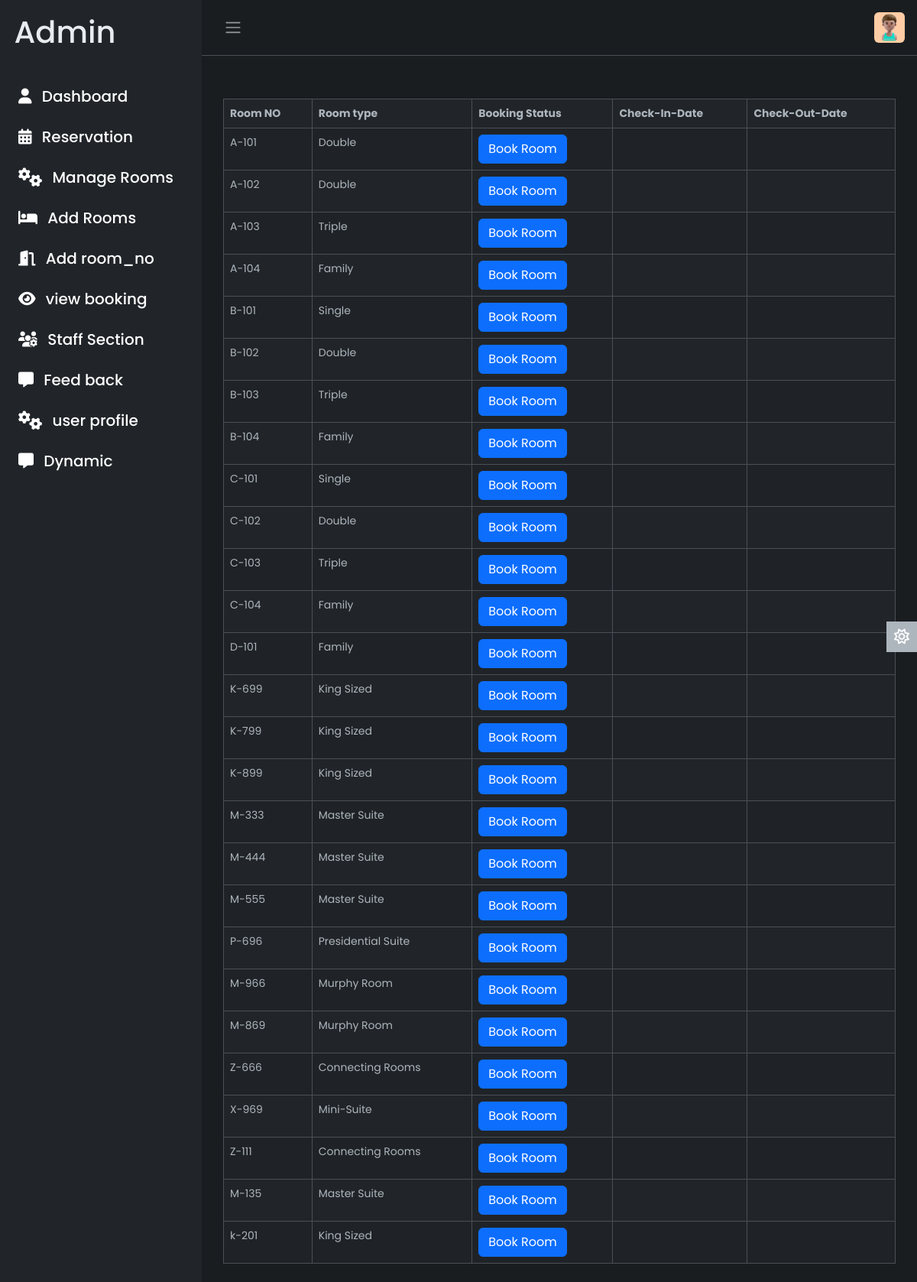
The app's page /admin/manage.php (signed in) with its own data.
### tables this page shows
CREATE TABLE `room` (
  `room_id` int(10) NOT NULL,
  `room_type_id` int(10) NOT NULL,
  `room_no` varchar(10) NOT NULL,
  `status` tinyint(1) DEFAULT NULL,
  `check_in_status` tinyint(1) NOT NULL,
  `check_out_status` tinyint(1) NOT NULL,
  `deleteStatus` tinyint(1) DEFAULT 0
);

CREATE TABLE `room_type` (
  `room_type_id` int(10) NOT NULL,
  `room_type` varchar(100) NOT NULL,
  `price` int(10) NOT NULL,
  `max_person` int(10) NOT NULL,
  `offers` int(50) NOT NULL,
  `description` varchar(120) NOT NULL,
  `image` varchar(50) NOT NULL
);

### admin/manage.php (the view, shortened to what this page needs)
    <!DOCTYPE html>
    <html lang="en" data-bs-theme="dark">
    <head>
        <link rel="stylesheet" href="https://cdn.jsdelivr.net/npm/bootstrap@5.3.0-alpha2/dist/css/bootstrap.min.css" />
        <link rel="stylesheet" href="css/style.css" />
    </head>
    <body>
        <div class="wrapper">
            <?php include('include/aside.php') ?>
            <div class="main">
                <?php include('include/nav.php') ?>
                <main class="content px-3 py-2">
                    <div class="container mt-5">
                        <?php
                        include_once('include/conn.php');
                        $query = "SELECT r.room_id, r.room_no, rt.room_type, r.check_in_status, r.check_out_status, r.status, b.check_in, b.check_out
FROM room r
JOIN room_type rt ON r.room_type_id = rt.room_type_id
LEFT JOIN booking b ON r.room_id = b.room_id
GROUP BY r.room_id;
";
                        $result = mysqli_query($conn, $query);
                        if ($result) {
                            if (mysqli_num_rows($result) > 0) {
                                echo "<div class='table-responsive'>
                            <table class='table table-bordered table-striped'>
                                <thead class='thead-dark'>
                                    <tr>
                                        <th>Room NO</th>
                                        <th>Room type</th>
                                        <th>Booking Status</th>
                                        <th>Check-In-Date</th>
                                        <th>Check-Out-Date</th>
                                    </tr>
                                </thead>
                                <tbody>";
                                while ($row = mysqli_fetch_assoc($result)) {
                                ?>
                                    <tr>
                                        <td><?php echo $row["room_no"] ?></td>
                                        <td><?php echo $row["room_type"] ?></td>
                                        <td>
                                            <?php
                                            if ($row["status"] == 1) {
                                                echo "<button class='btn btn-success'>Booked</button>";
                                            } else {
                                                echo "<a href='register.php' class='btn btn-primary'>Book Room</a>";
                                            }
                                            ?>
                                        </td>
                                        <td>
                                        </td>
                                        <td>
                                        </td>
                                    </tr>
                                <?php
                                }
                                echo "</tbody></table></div>";
                            } else {
                                echo "No records found";
                            }
                        } else {
                            echo "Error: " . mysqli_error($conn);
                        }
                        ?>
                    </div>
            </div>
        </div>
        <a href="#" class="theme-toggle">
            <i class="fa-regular fa-sun"></i>
        </a>
    </body>
    </html>

### admin/css/style.css (style rules this page uses)
body { font-family: 'Poppins', sans-serif; font-size: 0.875rem; opacity: 1; overflow-y: scroll; margin: 0; }
a { cursor: pointer; text-decoration: none; font-family: 'Poppins', sans-serif; }
.wrapper { align-items: stretch; display: flex; width: 100%; }
.main { display: flex; flex-direction: column; min-height: 100vh; min-width: 0; overflow: hidden; transition: all 0.35s ease-in-out; width: 100%; background: var(--bs-dark-bg-subtle); }
.content { flex: 1; max-width: 100vw; width: 100vw; }
@media (min-width:768px) { .content { max-width: auto; width: auto; } }
.theme-toggle { position: fixed; top: 50%; transform: translateY(-65%); text-align: center; z-index: 10; right: 0; left: auto; border: none; background-color: var(--bs-body-color); }
html[data-bs-theme="dark"] .theme-toggle .fa-sun, html[data-bs-theme="light"] .theme-toggle .fa-moon { cursor: pointer; padding: 10px; display: block; font-size: 1.25rem; color: #FFF; }

### records on screen
room: room_no "A-101", room_type.room_type "Double", status "Book Room"
room: room_no "A-102", room_type.room_type "Double", shows "Book Room"
room: room_no "A-103", room_type.room_type "Triple", shows "Book Room"
room: room_no "A-104", room_type.room_type "Family", shows "Book Room"
room: room_no "B-101", room_type.room_type "Single", shows "Book Room"
room: room_no "B-102", room_type.room_type "Double", shows "Book Room"
room: room_no "B-103", room_type.room_type "Triple", shows "Book Room"
room: room_no "B-104", room_type.room_type "Family", shows "Book Room"
room: room_no "C-101", room_type.room_type "Single", shows "Book Room"
room: room_no "C-102", room_type.room_type "Double", shows "Book Room"
room: room_no "C-103", room_type.room_type "Triple", shows "Book Room"
room: room_no "C-104", room_type.room_type "Family", shows "Book Room"
room: room_no "D-101", room_type.room_type "Family", shows "Book Room"
room: room_no "K-699", room_type.room_type "King Sized", shows "Book Room"
room: room_no "K-799", room_type.room_type "King Sized", shows "Book Room"
room: room_no "K-899", room_type.room_type "King Sized", shows "Book Room"
room: room_no "M-333", room_type.room_type "Master Suite", shows "Book Room"
room: room_no "M-444", room_type.room_type "Master Suite", shows "Book Room"
room: room_no "M-555", room_type.room_type "Master Suite", shows "Book Room"
room: room_no "P-696", room_type.room_type "Presidential Suite", shows "Book Room"
room: room_no "M-966", room_type.room_type "Murphy Room", shows "Book Room"
room: room_no "M-869", room_type.room_type "Murphy Room", shows "Book Room"
room: room_no "Z-666", room_type.room_type "Connecting Rooms", shows "Book Room"
room: room_no "X-969", room_type.room_type "Mini-Suite", shows "Book Room"
room: room_no "Z-111", room_type.room_type "Connecting Rooms", shows "Book Room"
room: room_no "M-135", room_type.room_type "Master Suite", shows "Book Room"
room: room_no "k-201", room_type.room_type "King Sized", shows "Book Room"
